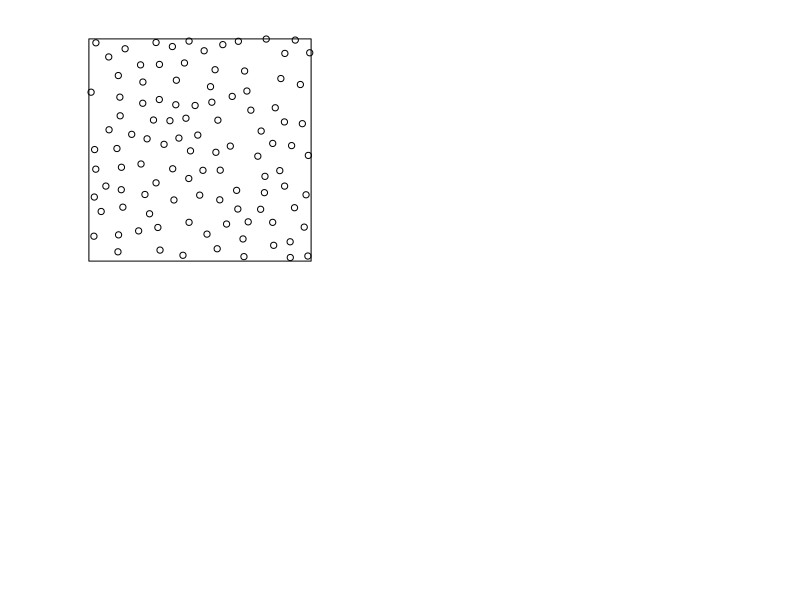

Write R code to recreate this figure. (Note: this script raises an error after producing the figure.)
## ---- chunk 1
library(spatstat)
## ---- chunk 2
pp1 <- rSSI(0.07, n = 105)
pp2 <- rThomas(10, 0.03, 10)
## ---- chunk 3
nn1 <- nndist(pp1)
nn2 <- nndist(pp2)
breaks <- seq(0, round(max(c(nn1, nn2)), 1), length.out = 10)
## ---- chunk 4
par(mfrow = c(2, 2), mai = rep(0.3, 4))

plot(pp1, main = "")
hist(nn1, main = "", xlab = "Distance", ylab = "Frequency", breaks = breaks)
plot(pp2, main = "")
hist(nn2, main = "", xlab = "Distance", ylab = "Frequency", breaks = breaks)
## ---- chunk 5
#| code-fold: true
# License (MIT)
#
# Copyright (c) 2023 David O'Sullivan
#
# Permission is hereby granted, free of charge, to any person
# obtaining a copy of this software and associated documentation
# files (the "Software"), to deal in the Software without restriction,
# including without limitation the rights to use, copy, modify, merge,
# publish, distribute, sublicense, and/or sell copies of the Software,
# and to  permit persons to whom the Software is furnished to do so,
# subject to the following conditions:
#
# The above copyright notice and this permission notice shall be included
# in all copies or substantial portions of the Software.
#
# THE SOFTWARE IS PROVIDED "AS IS", WITHOUT WARRANTY OF ANY KIND, EXPRESS
# OR IMPLIED, INCLUDING BUT NOT LIMITED TO THE WARRANTIES OF MERCHANTABILITY,
# FITNESS FOR A PARTICULAR PURPOSE AND NONINFRINGEMENT. IN NO EVENT SHALL
# THE AUTHORS OR COPYRIGHT HOLDERS BE LIABLE FOR ANY CLAIM, DAMAGES OR OTHER
# LIABILITY, WHETHER IN AN ACTION OF CONTRACT, TORT OR OTHERWISE, ARISING
# FROM, OUT OF OR IN CONNECTION WITH THE SOFTWARE OR THE USE OR OTHER
# DEALINGS IN THE SOFTWARE.
